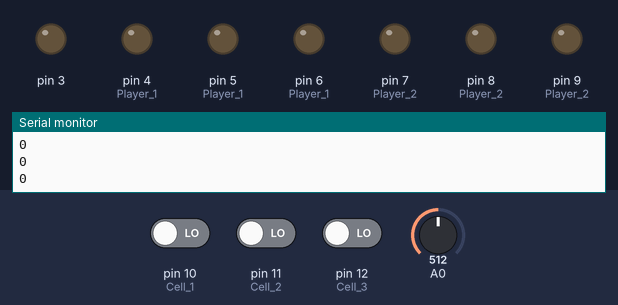
Simulated run of this sketch. Board: Arduino Uno, built with avr-gcc and run on an emulated ATmega328P. Shown: output pins drawn as LEDs (lit = HIGH), the last lines printed to the serial monitor. The inputs (shaded band) are chosen by the test bench; at power-on: pin 10 (Cell_1) LOW, pin 11 (Cell_2) LOW, pin 12 (Cell_3) LOW, A0 = 512.

Above: at 1.2 s.
1.3 s: pin 10 (Cell_1) driven HIGH
At 2.1 s:
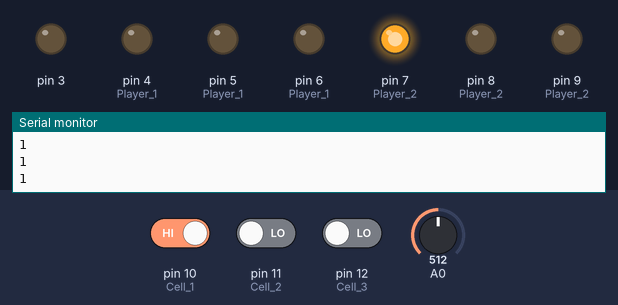
2.8 s: pin 11 (Cell_2) driven HIGH
At 3.5 s:
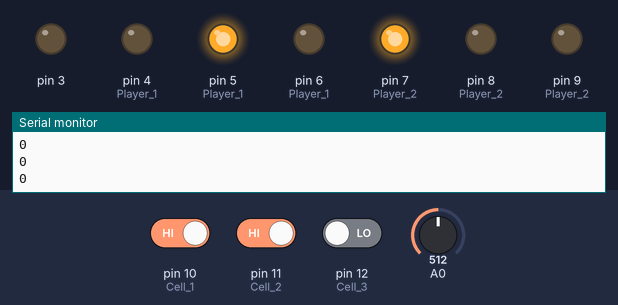
4.3 s: pin 12 (Cell_3) driven HIGH
At 4.9 s:
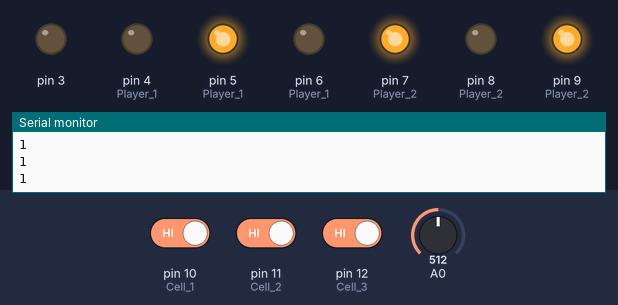
Timing chart, 0 to 7.3 s (numbered marks = the images above; inputs shaded):
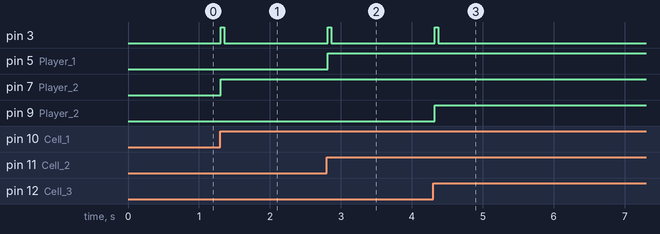

The sketch:

tic-tac-toe-cell-digital.ino
```cpp
/*

*/

bool isPlayed1;
bool button1Player1;
bool prevButton1;

bool isPlayed2;
bool button2Player1;
bool prevButton2;

bool isPlayed3;
bool button3Player1;
bool prevButton3;

bool player1Turn;

bool prevOtherBoardsButtonPressed;

bool circuit1Pressed;
bool circuit2Pressed;

void setup() {
    Serial.begin(9600);

    pinMode(3, OUTPUT);

    pinMode(10, INPUT); // Cell 1
    pinMode(11, INPUT); // Cell 2
    pinMode(12, INPUT); // Cell 3

    pinMode(4, OUTPUT); // Player 1
    pinMode(7, OUTPUT); // Player 2

    pinMode(5, OUTPUT); // Player 1
    pinMode(8, OUTPUT); // Player 2

    pinMode(6, OUTPUT); // Player 1
    pinMode(9, OUTPUT); // Player 2

    isPlayed1 = false;
    isPlayed2 = false;
    isPlayed3 = false;

    prevButton1 = false;
    prevButton2 = false;
    prevButton3 = false;

    button1Player1 = false;
    button2Player1 = false;
    button3Player1 = false;

    player1Turn = true;

    circuit1Pressed = false;
    circuit2Pressed = false;
}

void loop() {
    bool button1 = digitalRead(10);
    bool button2 = digitalRead(11);
    bool button3 = digitalRead(12);

    digitalWrite(3, (button1 && !isPlayed1) || (button2 && !isPlayed2) || (button3 && !isPlayed3));

    if (button1 && !prevButton1 && !isPlayed1) {
      isPlayed1 = true;
      button1Player1 = player1Turn;
      player1Turn = !player1Turn;
    }

    if (button2 && !prevButton2 && !isPlayed2) {
      isPlayed2 = true;
      button2Player1 = player1Turn;
      player1Turn = !player1Turn;
    }

    if (button3 && !prevButton3 && !isPlayed3) {
      isPlayed3 = true;
      button3Player1 = player1Turn;
      player1Turn = !player1Turn;
    }

    bool otherBoardsButtonsPressed = (analogRead(A0) > 500) || (analogRead(A1) > 500);

    if (otherBoardsButtonsPressed && !prevOtherBoardsButtonPressed) {
      player1Turn = !player1Turn;
    }

    Serial.println(player1Turn);

    digitalWrite(4, isPlayed1 && button1Player1);
    digitalWrite(7, isPlayed1 && !button1Player1);

    digitalWrite(5, isPlayed2 && button2Player1);
    digitalWrite(8, isPlayed2 && !button2Player1);

    digitalWrite(6, isPlayed3 && button3Player1);
    digitalWrite(9, isPlayed3 && !button3Player1);

    prevButton1 = button1;
    prevButton2 = button2;
    prevButton3 = button3;

    prevOtherBoardsButtonPressed = otherBoardsButtonsPressed;
    delay(50);
}
```

Measured:
- after the input at 1.3 s, pin 3: LOW → HIGH at once, → LOW 0.05 s later; pin 7 (Player_2): LOW → HIGH at once
- after the input at 2.8 s, pin 3: LOW → HIGH at once, → LOW 0.05 s later; pin 5 (Player_1): LOW → HIGH at once
- after the input at 4.3 s, pin 3: LOW → HIGH at once, → LOW 0.05 s later; pin 9 (Player_2): LOW → HIGH at once
